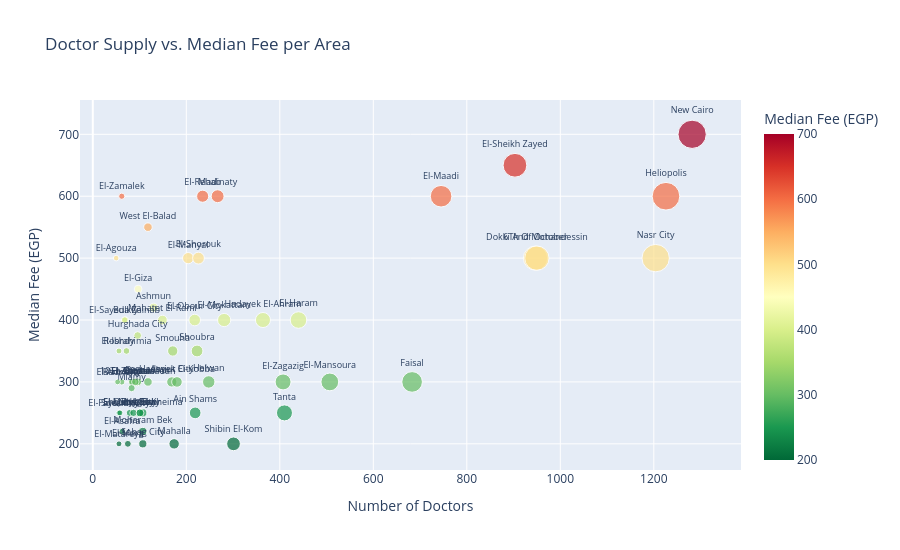

Write notebook code for a chart like this one.
### Code cell
## ── 2C. Supply vs. Fee Bubble Chart

area_bubble = (
    df.groupby('address')
    .agg(doctor_count=('name','count'),
         median_fee=('fee','median'),
         avg_waiting=('waiting_time_min','mean'))
    .reset_index()
)
area_bubble = area_bubble[area_bubble['doctor_count'] >= 50]

fig = px.scatter(
    area_bubble,
    x='doctor_count', y='median_fee',
    size='doctor_count', color='median_fee',
    text='address',
    color_continuous_scale='RdYlGn_r',
    title='Doctor Supply vs. Median Fee per Area',
    labels={'doctor_count': 'Number of Doctors', 'median_fee': 'Median Fee (EGP)'},
    height=550
)
fig.update_traces(textposition='top center', textfont_size=9)
fig.show()

print('\n💡 Insight: Areas top-right = high fee + high supply (premium, competitive markets).')
print('           Areas bottom-left = low fee + low supply (potential underserved markets).')

### Figure 1 — Plotly figure (JSON) as saved in the notebook; plotly's stock layout.template omitted (floating-point values rounded to 4 significant figures)
{"data": [{"hovertemplate": "Number of Doctors=%{marker.size}<br>Median Fee (EGP)=%{marker.color}<br>address=%{text}<extra></extra>", "legendgroup": "", "marker": {"color": [300, 500, 250, 420, 300, 300, 300, 400, 300, 500, 250, 300, 250, 500, 300, 220, 250, 450, 400, 350, 600, 300, 500, 200, 200, 400, 400, 600, 400, 650, 500, 300, 300, 600, 300, 400, 300, 600, 300, 375, 250, 300, 600, 200, 400, 290, 220, 500, 700, 250, 350, 200, 350, 250, 250, 350, 200, 250, 250, 550], "coloraxis": "coloraxis", "size": [96, 947, 219, 130, 169, 62, 96, 70, 118, 950, 79, 86, 102, 50, 53, 63, 56, 97, 440, 72, 745, 507, 204, 75, 56, 281, 218, 235, 68, 903, 226, 407, 84, 62, 683, 364, 180, 1226, 248, 96, 100, 91, 267, 174, 149, 83, 107, 1204, 1282, 87, 56, 301, 223, 107, 101, 171, 107, 58, 410, 118], "sizemode": "area", "sizeref": 3.205, "symbol": "circle"}, "mode": "markers+text", "name": "", "orientation": "v", "showlegend": false, "text": ["10Th Of Ramadan", "6Th Of October", "Ain Shams", "Ashmun", "Assiut City", "Badr City", "Banha", "Bulkly", "Damanhur", "Dokki And Mohandessin", "El Minya City", "El-Abbasia", "El-Agamy", "El-Agouza", "El-Amreya", "El-Asafra", "El-Fayoum City", "El-Giza", "El-Haram", "El-Ibrahimia", "El-Maadi", "El-Mansoura", "El-Manyal", "El-Marg", "El-Matareya", "El-Mokattam", "El-Obour City", "El-Rehab", "El-Sayeda Zainab", "El-Sheikh Zayed", "El-Shorouk", "El-Zagazig", "El-Zaitoun", "El-Zamalek", "Faisal", "Hadayek El-Ahram", "Hadayek El-Kobba", "Heliopolis", "Helwan", "Hurghada City", "Imbaba", "Loran", "Madinaty", "Mahalla", "Mahatet El-Raml", "Miamy", "Moharam Bek", "Nasr City", "New Cairo", "Qena City", "Roshdy", "Shibin El-Kom", "Shoubra", "Shoubra El-Kheima", "Sidy Bishr", "Smouha", "Sohag City", "Suez City", "Tanta", "West El-Balad"], "textfont": {"size": 9}, "textposition": "top center", "type": "scatter", "x": [96, 947, 219, 130, 169, 62, 96, 70, 118, 950, 79, 86, 102, 50, 53, 63, 56, 97, 440, 72, 745, 507, 204, 75, 56, 281, 218, 235, 68, 903, 226, 407, 84, 62, 683, 364, 180, 1226, 248, 96, 100, 91, 267, 174, 149, 83, 107, 1204, 1282, 87, 56, 301, 223, 107, 101, 171, 107, 58, 410, 118], "xaxis": "x", "y": [300, 500, 250, 420, 300, 300, 300, 400, 300, 500, 250, 300, 250, 500, 300, 220, 250, 450, 400, 350, 600, 300, 500, 200, 200, 400, 400, 600, 400, 650, 500, 300, 300, 600, 300, 400, 300, 600, 300, 375, 250, 300, 600, 200, 400, 290, 220, 500, 700, 250, 350, 200, 350, 250, 250, 350, 200, 250, 250, 550], "yaxis": "y"}], "layout": {"coloraxis": {"colorbar": {"title": {"text": "Median Fee (EGP)"}}, "colorscale": [[0, "rgb(0,104,55)"], [0.1, "rgb(26,152,80)"], [0.2, "rgb(102,189,99)"], [0.3, "rgb(166,217,106)"], [0.4, "rgb(217,239,139)"], [0.5, "rgb(255,255,191)"], [0.6, "rgb(254,224,139)"], [0.7, "rgb(253,174,97)"], [0.8, "rgb(244,109,67)"], [0.9, "rgb(215,48,39)"], [1, "rgb(165,0,38)"]]}, "height": 550, "legend": {"itemsizing": "constant", "tracegroupgap": 0}, "title": {"text": "Doctor Supply vs. Median Fee per Area"}, "xaxis": {"anchor": "y", "domain": [0, 1], "title": {"text": "Number of Doctors"}}, "yaxis": {"anchor": "x", "domain": [0, 1], "title": {"text": "Median Fee (EGP)"}}}}
